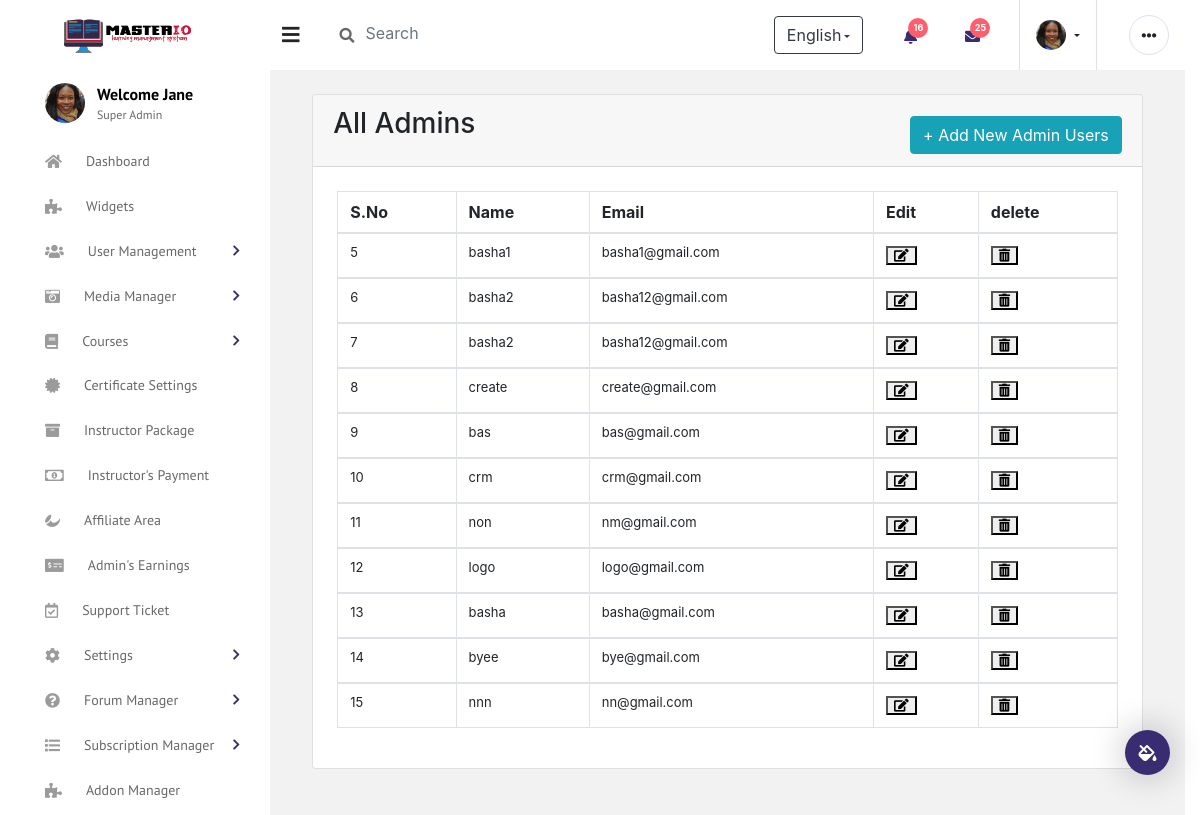
The app's page /adminshow/ with its own data.
### sub_part/models.py (models this page shows, shortened)
class Staffs_data(models.Model):
    Name= models.CharField(max_length=20)
    Email= models.CharField(max_length=40)
    Password= models.CharField(max_length=20)
    ConfirmPassword= models.CharField(max_length=16)

### sub_part/views.py (the view)
# urls.py: path('adminshow/',views.adminshow,name='adshow'),
def adminshow(request):
    s_data=Staffs_data.objects.all()
    return render(request,'adminshow.html', {"s_data":s_data})

### templates/adminshow.html (shortened to what this page needs)
{% load static %}
<!DOCTYPE html>
<html>
<head>
  <link rel="stylesheet" href="https://use.fontawesome.com/releases/v5.0.8/css/all.css">
  <link rel="stylesheet" href="https://maxcdn.bootstrapcdn.com/font-awesome/latest/css/font-awesome.min.css">
  <link rel="stylesheet" href="{% static 'vendors/iconfonts/font-awesome/css/all.min.css' %}">
  <link rel="stylesheet" href="{% static 'vendors/css/vendor.bundle.base.css' %}">
  <link rel="stylesheet" href="{% static 'vendors/css/vendor.bundle.addons.css' %}">
  <link rel="stylesheet" href="{% static 'css/style.css' %}">
  <link rel="stylesheet" type="text/css" href="{% static 'css/bootstrap.css' %}">
  <link rel="stylesheet" type="text/css" href="{% static 'css/toggleswitch.css' %}">
</head>
<body>
  <div class="container-scroller">
    <nav class="navbar col-lg-12 col-12 p-0 fixed-top d-flex flex-row default-layout-navbar">
      <div class="text-center navbar-brand-wrapper d-flex align-items-center justify-content-center">
        <a class="navbar-brand brand-logo" href="index-2.html"><img src="{% static 'images/logo.png' %}" alt="logo"/></a>
      </div>
      <div class="navbar-menu-wrapper d-flex align-items-stretch">
        <button class="navbar-toggler navbar-toggler align-self-center" type="button" data-toggle="minimize">
          <span class="fas fa-bars"></span>
        </button>
        <ul class="navbar-nav">
          <li class="nav-item nav-search d-none d-md-flex">
            <div class="nav-link">
              <div class="input-group">
                <div class="input-group-prepend">
                  <span class="input-group-text">
                    <i class="fas fa-search"></i>
                  </span>
                </div>
                <input type="text" class="form-control" placeholder="Search" aria-label="Search">
              </div>
            </div>
          </li>
        </ul>
        <ul class="navbar-nav navbar-nav-right">
          <li class="nav-item dropdown d-none d-lg-flex">
            <div class="nav-link">
              <span class="dropdown-toggle btn btn-outline-dark" id="languageDropdown" data-toggle="dropdown">English</span>
            </div>
          </li>
          <li class="nav-item dropdown">
            <a class="nav-link count-indicator dropdown-toggle" id="notificationDropdown" href="#" data-toggle="dropdown">
              <i class="fas fa-bell mx-0"></i>
              <span class="count">16</span>
            </a>
          </li>
          <li class="nav-item dropdown">
            <a class="nav-link count-indicator dropdown-toggle" id="messageDropdown" href="#" data-toggle="dropdown" aria-expanded="false">
              <i class="fas fa-envelope mx-0"></i>
              <span class="count">25</span>
            </a>
          </li>
          <li class="nav-item nav-profile dropdown">
            <a class="nav-link dropdown-toggle" href="#" data-toggle="dropdown" id="profileDropdown">
              <img src="{% static 'images/faces/face5.jpg' %}" alt="profile"/>
            </a>
          </li>
          <li class="nav-item nav-settings d-none d-lg-block">
            <a class="nav-link" href="#">
              <i class="fas fa-ellipsis-h"></i>
            </a>
          </li>
        </ul>
      </div>
    </nav>
    <div class="container-fluid page-body-wrapper">
      <div class="theme-setting-wrapper">
        <div id="settings-trigger"><i class="fas fa-fill-drip"></i></div>
      </div>
      <nav class="sidebar sidebar-offcanvas" id="sidebar">
        <ul class="nav">
          <li class="nav-item nav-profile">
            <div class="nav-link">
              <div class="profile-image">
                <img src="{% static 'images/faces/face5.jpg' %}" alt="image"/>
              </div>
              <div class="profile-name">
                <p class="name">
                  Welcome Jane
                </p>
                <p class="designation">
                  Super Admin
                </p>
              </div>
            </div>
          </li>
          <li class="nav-item">
            <a class="nav-link" href="{% url 'addashboard' %}">
              <i class="fa fa-home menu-icon"></i>
              <span class="menu-title">Dashboard</span>
            </a>
          </li>
          <li class="nav-item">
            <a class="nav-link" href="{% url 'widgets' %}">
              <i class="fa fa-puzzle-piece menu-icon"></i>
              <span class="menu-title">Widgets</span>
            </a>
          </li>
           <li class="nav-item">
            <a class="nav-link" data-toggle="collapse" href="#UM" aria-expanded="false" aria-controls="page-layouts">
              <i class="fas fa-users menu-icon"></i>
              <span class="menu-title">User Management</span>
              <i class="menu-arrow"></i>
            </a>
          </li>
          <li class="nav-item">
            <a class="nav-link" data-toggle="collapse" href="#MM" aria-expanded="false" aria-controls="page-layouts">
             <i class="fas fa-camera-retro menu-icon"></i>
              <span class="menu-title">Media Manager</span>
              <i class="menu-arrow"></i>
            </a>
          </li>
          <li class="nav-item">
            <a class="nav-link" data-toggle="collapse" href="#course" aria-expanded="false" aria-controls="page-layouts">
              <i class="fas fa-book menu-icon"></i>
              <span class="menu-title">Courses</span>
              <i class="menu-arrow"></i>
            </a>
          </li>
          <li class="nav-item">
            <a class="nav-link" href="">
              <i class="fas fa-certificate menu-icon"></i>
              <span class="menu-title">Certificate Settings</span>
            </a>
          </li>
          <li class="nav-item">
            <a class="nav-link" href="{% url 'adinstructorpackage' %}">
              <i class="fas fa-archive menu-icon"></i>
              <span class="menu-title">Instructor Package</span>
            </a>
          </li>
          <li class="nav-item">
            <a class="nav-link" href="">
              <i class="far fa-money-bill-alt menu-icon"></i>
              <span class="menu-title">Instructor's Payment</span>
            </a>
          </li>
          <li class="nav-item">
            <a class="nav-link" href="">
             <i class="fab fa-affiliatetheme menu-icon"></i>
              <span class="menu-title">Affiliate Area</span>
            </a>
          </li>
          <li class="nav-item">
            <a class="nav-link" href="">
              <i class="fas fa-money-check-alt menu-icon"></i>
              <span class="menu-title">Admin's Earnings</span>
            </a>
          </li>
          <li class="nav-item">
            <a class="nav-link" href="">
              <i class="far fa-calendar-check menu-icon"></i>
              <span class="menu-title">Support Ticket</span>
            </a>
          </li>
          <li class="nav-item">
            <a class="nav-link" data-toggle="collapse" href="#sett" aria-expanded="false" aria-controls="page-layouts">
             <i class="fas fa-cog menu-icon"></i>
              <span class="menu-title">Settings</span>
              <i class="menu-arrow"></i>
            </a>
          </li>
          <li class="nav-item">
            <a class="nav-link" data-toggle="collapse" href="#FM" aria-expanded="false" aria-controls="page-layouts">
              <i class="fas fa-question-circle menu-icon"></i>
              <span class="menu-title">Forum Manager</span>
              <i class="menu-arrow"></i>
            </a>
          </li>
          <li class="nav-item">
            <a class="nav-link" data-toggle="collapse" href="#SM" aria-expanded="false" aria-controls="page-layouts">
              <i class="fas fa-list menu-icon"></i>
              <span class="menu-title">Subscription Manager</span>
              <i class="menu-arrow"></i>
            </a>
          </li>
          <li class="nav-item">
            <a class="nav-link" href="">
             <i class="fas fa-puzzle-piece menu-icon"></i>
              <span class="menu-title">Addon Manager</span>
            </a>
          </li>
      </ul>
  </nav>
  <div class="main-panel">
    <div class="content-wrapper">
      <div class="container">
        <div class="card">
          <div class="card-header">
           <h3>All Admins</h3>
           <a href="{% url 'adcreation' %}" class="btn btn-info" style="float: right;margin-top: -33px;">+ Add New Admin Users </a>
          </div>
              <div class="card-body">
            <table class="table table-bordered" id="sampletable">
              <thead>
                <tr>
                    <th>S.No</th>
                    <th>Name</th>
                    <th>Email</th>
                    <th>Edit</th>
                    <th>delete</th>
                </tr>
              </thead>
                <tbody>
                {% for data in s_data %}
                <tr>
                      <td>{{data.id}}</td>
                      <td>{{data.Name}}</td>
                      <td>{{data.Email}}</td>
                    <td>
                      <a href="/adminedit_creat/{{data.id}}"><button class="staff-edit-btn"><i class="fa fa-edit"></i></button></a>
                    </td>
                  <td>
                      <a href="/staffs_delete/{{data.id}}"><button class="staff-status-btn"><i class="fas fa-trash-alt"></i></button></a>
                  </td>
                </tr>
              </tbody>
                {% endfor %}
            </table>
        </div>
      </div>
    </div>
  </div>
</div>
</div>
</body>
</html>

### records on screen
Staffs_data: id "5", Name "basha1", Email "basha1@gmail.com"
Staffs_data: id "6", Name "basha2", Email "basha12@gmail.com"
Staffs_data: id "7", Name "basha2", Email "basha12@gmail.com"
Staffs_data: id "8", Name "create", Email "create@gmail.com"
Staffs_data: id "9", Name "bas", Email "bas@gmail.com"
Staffs_data: id "10", Name "crm", Email "crm@gmail.com"
Staffs_data: id "11", Name "non", Email "nm@gmail.com"
Staffs_data: id "12", Name "logo", Email "logo@gmail.com"
Staffs_data: id "13", Name "basha", Email "basha@gmail.com"
Staffs_data: id "14", Name "byee", Email "bye@gmail.com"
Staffs_data: id "15", Name "nnn", Email "nn@gmail.com"
